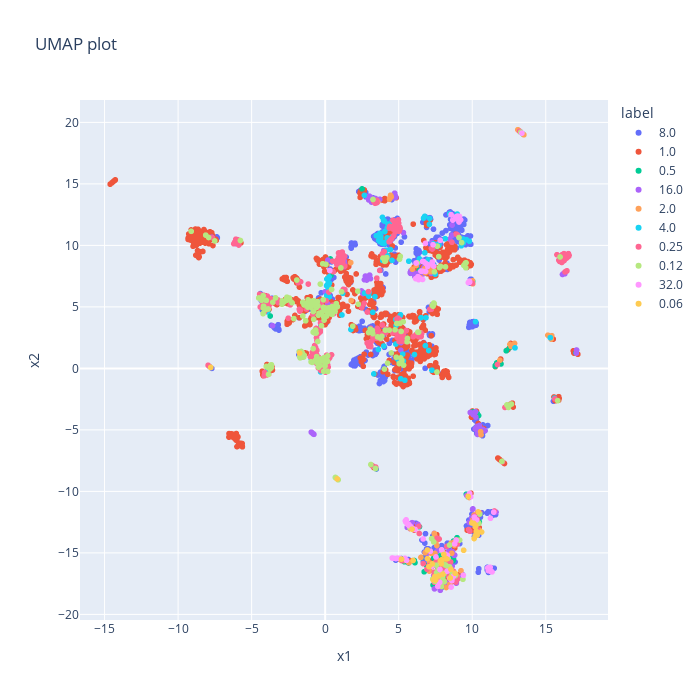

The notebook cell saved with this chart:
### Code cell
umap_proj = pd.DataFrame({'x1': embedding[:,0], 'x2': embedding[:,1], 'label': metadata_tr[lab], 'label2': metadata_tr[lab2]})
fig = px.scatter(umap_proj, x='x1', y='x2', hover_data='label2', color = 'label', title='UMAP plot')
fig.update_layout(autosize=False, width=700, height=700)
fig.show()

### Figure 1 — Plotly figure (JSON) as saved in the notebook; plotly's stock layout.template omitted (floating-point values rounded to 4 significant figures; data arrays with more than 128 entries replaced by an {"elided": "..."} marker saying what was removed)
{"data": [{"customdata": {"elided": "795x1 str values"}, "hovertemplate": "label=8.0<br>x1=%{x}<br>x2=%{y}<br>label2=%{customdata[0]}<extra></extra>", "legendgroup": "8.0", "marker": {"color": "#636efa", "symbol": "circle"}, "mode": "markers", "name": "8.0", "showlegend": true, "type": "scattergl", "x": {"elided": "795 float values"}, "xaxis": "x", "y": {"elided": "795 float values"}, "yaxis": "y"}, {"customdata": {"elided": "1102x1 str values"}, "hovertemplate": "label=1.0<br>x1=%{x}<br>x2=%{y}<br>label2=%{customdata[0]}<extra></extra>", "legendgroup": "1.0", "marker": {"color": "#EF553B", "symbol": "circle"}, "mode": "markers", "name": "1.0", "showlegend": true, "type": "scattergl", "x": {"elided": "1102 float values"}, "xaxis": "x", "y": {"elided": "1102 float values"}, "yaxis": "y"}, {"customdata": [["Susceptible"], ["Susceptible"], ["Susceptible"], ["Susceptible"], ["Susceptible"], ["Susceptible"], ["Susceptible"], ["Susceptible"], ["Susceptible"], ["Susceptible"], ["Susceptible"], ["Susceptible"], ["Susceptible"], ["Susceptible"], ["Susceptible"], ["Susceptible"], ["Susceptible"], ["Susceptible"], ["Susceptible"], ["Susceptible"], ["Susceptible"], ["Susceptible"], ["Susceptible"], ["Susceptible"], ["Susceptible"], ["Susceptible"], ["Susceptible"], ["Susceptible"], ["Susceptible"], ["Susceptible"], ["Susceptible"], ["Susceptible"], ["Susceptible"], ["Susceptible"], ["Susceptible"], ["Susceptible"], ["Susceptible"], ["Susceptible"], ["Susceptible"], ["Susceptible"], ["Susceptible"], ["Susceptible"], ["Susceptible"], ["Susceptible"], ["Susceptible"], ["Susceptible"], ["Susceptible"], ["Susceptible"], ["Susceptible"], ["Susceptible"], ["Susceptible"], ["Susceptible"], ["Susceptible"], ["Susceptible"], ["Susceptible"], ["Susceptible"], ["Susceptible"], ["Susceptible"], ["Susceptible"], ["Susceptible"], ["Susceptible"], ["Susceptible"], ["Susceptible"], ["Susceptible"], ["Susceptible"], ["Susceptible"], ["Susceptible"], ["Susceptible"], ["Susceptible"], ["Susceptible"], ["Susceptible"], ["Susceptible"], ["Susceptible"], ["Susceptible"], ["Susceptible"], ["Susceptible"], ["Susceptible"]], "hovertemplate": "label=0.5<br>x1=%{x}<br>x2=%{y}<br>label2=%{customdata[0]}<extra></extra>", "legendgroup": "0.5", "marker": {"color": "#00cc96", "symbol": "circle"}, "mode": "markers", "name": "0.5", "showlegend": true, "type": "scattergl", "x": [17.05, 11.96, 11.56, 11.57, 1.173, 1.006, 11.72, 1.082, 11.67, 0.8259, 6.389, 1.073, 10.21, 10.24, 10.35, 12.31, 12.54, 10.06, 10.29, 0.3557, 10.43, 0.3954, -3.739, -3.975, -3.896, -4.302, -4.154, 0.08729, 3.051, 0.08089, 2.509, 6.624, 6.063, 6.529, 3.444, 8.244, 7.376, 7.879, 8.631, 7.874, 7.83, 13.41, 5.364, 13.28, 8.162, 8.967, 5.333, 7.534, 10.03, 8.296, 6.413, 6.106, 7.481, 7.336, 8.698, 8.35, 7.377, 8.725, 7.459, 5.676, 8.214, 9.596, 7.862, 9.721, 10.48, 6.732, 7.982, 7.649, 8.557, 8.425, 6.911, 8.457, 8.723, 7.887, 8.977, 5.4, 13.45], "xaxis": "x", "y": [1.256, 0.3618, 0.1646, 0.2406, 8.302, 8.532, 0.3948, 8.439, 0.4423, 8.699, 7.957, 8.75, -3.62, -3.782, -3.686, 1.433, 1.681, -3.527, -3.664, 8.895, -3.835, 7.576, 4.259, 5.821, 4.65, 5.903, 4.733, -0.1303, 3.219, 6.201, 14.6, 8.667, -15.62, -15.38, -8.152, -17.77, -15.42, -17.87, -17.14, -17.26, -17.99, 19.09, -15.71, 19.22, -16.8, -13.77, -15.48, -17.49, 7.093, -16.51, -12.87, -15.8, -17.64, -17.62, -15.63, -16.69, -13.78, -14.04, -15.03, -15.82, -17.74, -10.23, -15.22, -10.44, -12.5, -16.54, -15.08, -16.79, -17.1, -15.4, -16.05, -16.6, -15.46, -16.97, -14.13, -15.72, 19.05], "yaxis": "y"}, {"customdata": {"elided": "171x1 str values"}, "hovertemplate": "label=16.0<br>x1=%{x}<br>x2=%{y}<br>label2=%{customdata[0]}<extra></extra>", "legendgroup": "16.0", "marker": {"color": "#ab63fa", "symbol": "circle"}, "mode": "markers", "name": "16.0", "showlegend": true, "type": "scattergl", "x": {"elided": "171 float values"}, "xaxis": "x", "y": {"elided": "171 float values"}, "yaxis": "y"}, {"customdata": [["Susceptible"], ["Susceptible"], ["Susceptible"], ["Susceptible"], ["Susceptible"], ["Susceptible"], ["Susceptible"], ["Susceptible"], ["Susceptible"], ["Susceptible"], ["Susceptible"], ["Susceptible"], ["Susceptible"], ["Susceptible"], ["Susceptible"], ["Susceptible"], ["Susceptible"], ["Susceptible"], ["Susceptible"], ["Susceptible"], ["Susceptible"], ["Susceptible"], ["Susceptible"], ["Susceptible"], ["Susceptible"], ["Susceptible"], ["Susceptible"], ["Susceptible"], ["Susceptible"], ["Susceptible"], ["Susceptible"], ["Susceptible"], ["Susceptible"], ["Susceptible"], ["Susceptible"], ["Susceptible"], ["Susceptible"], ["Susceptible"], ["Susceptible"], ["Susceptible"], ["Susceptible"], ["Susceptible"], ["Susceptible"], ["Susceptible"], ["Susceptible"], ["Susceptible"], ["Susceptible"], ["Susceptible"], ["Susceptible"], ["Susceptible"], ["Susceptible"], ["Susceptible"], ["Susceptible"], ["Susceptible"], ["Susceptible"], ["Susceptible"], ["Susceptible"], ["Susceptible"], ["Susceptible"], ["Susceptible"], ["Susceptible"], ["Susceptible"], ["Susceptible"], ["Susceptible"], ["Susceptible"], ["Susceptible"], ["Susceptible"], ["Susceptible"], ["Susceptible"], ["Susceptible"], ["Susceptible"], ["Susceptible"], ["Susceptible"]], "hovertemplate": "label=2.0<br>x1=%{x}<br>x2=%{y}<br>label2=%{customdata[0]}<extra></extra>", "legendgroup": "2.0", "marker": {"color": "#FFA15A", "symbol": "circle"}, "mode": "markers", "name": "2.0", "showlegend": true, "type": "scattergl", "x": [15.14, 15.37, 0.1896, 1.737, 4.447, 5.927, 11.88, 4.495, 1.768, 7.336, 3.58, 7.296, 15.37, 15.41, 12.56, 7.14, 7.382, 4.405, 12.88, 4.381, 12.65, 6.808, 12.66, 10.6, 10.57, 7.217, 13.1, 7.1, 7.591, 10.03, -7.832, 8.796, 6.512, 8.965, 8.133, 9.792, 5.694, 10.49, 8.96, 8.409, 9.718, 8.766, 5.379, 6.77, 7.744, 9.754, 10.41, 7.178, 5.271, 7.423, 13.51, 7.466, 6.46, 9.233, 5.102, 6.794, 10.01, 8.922, 8.723, 8.006, 8.471, 8.028, 10.13, 7.078, 8.604, 7.665, 7.53, 7.464, 8.228, 7.535, 6.188, 10.04, 8.561], "xaxis": "x", "y": [2.696, 2.383, 7.362, 8.599, 14.07, 8.064, 0.6606, 13.95, 5.515, 7.841, 13.55, 7.866, 2.596, 2.656, 1.951, 7.866, 7.981, 13.88, 2.03, 13.75, 1.782, 7.769, 1.847, -5.399, -5.147, -15.04, 19.4, -15.82, -14.4, -12.32, 0.1269, -14.4, -15.37, -16.99, -15.59, -10.5, -15.8, -13.16, -16.87, -16.94, -10.36, -16.96, -15.62, 8.112, -16.99, 6.982, -12.54, 8.291, -15.62, -13.43, 18.99, -13.64, 7.384, -16.45, -15.55, -14.98, 7.128, -13.94, -14.15, -16.23, -17.55, -17.4, -11.92, -16.48, -15.03, -15.62, -14.06, -15.05, -17.81, -14.01, 8.367, 6.875, -14.21], "yaxis": "y"}, {"customdata": [["Susceptible"], ["Susceptible"], ["Susceptible"], ["Susceptible"], ["Susceptible"], ["Resistant"], ["Resistant"], ["Resistant"], ["Resistant"], ["Resistant"], ["Resistant"], ["Resistant"], ["Resistant"], ["Resistant"], ["Resistant"], ["Resistant"], ["Resistant"], ["Resistant"], ["Resistant"], ["Resistant"], ["Resistant"], ["Resistant"], ["Resistant"], ["Resistant"], ["Resistant"], ["Resistant"], ["Resistant"], ["Resistant"], ["Resistant"], ["Resistant"], ["Resistant"], ["Resistant"], ["Resistant"], ["Resistant"], ["Resistant"], ["Resistant"], ["Resistant"], ["Resistant"], ["Resistant"], ["Resistant"], ["Resistant"], ["Resistant"], ["Resistant"], ["Resistant"], ["Resistant"], ["Resistant"], ["Resistant"], ["Resistant"], ["Resistant"], ["Resistant"], ["Resistant"], ["Resistant"], ["Resistant"], ["Resistant"], ["Resistant"], ["Resistant"], ["Resistant"], ["Resistant"], ["Resistant"], ["Resistant"], ["Resistant"], ["Resistant"], ["Resistant"], ["Resistant"], ["Resistant"], ["Resistant"], ["Resistant"], ["Resistant"], ["Resistant"], ["Resistant"], ["Resistant"], ["Resistant"], ["Resistant"], ["Resistant"], ["Resistant"], ["Resistant"], ["Resistant"], ["Resistant"], ["Resistant"], ["Resistant"], ["Resistant"], ["Resistant"], ["Resistant"], ["Resistant"], ["Resistant"], ["Resistant"], ["Resistant"], ["Resistant"], ["Resistant"], ["Resistant"], ["Resistant"], ["Resistant"], ["Resistant"], ["Resistant"], ["Resistant"], ["Resistant"], ["Resistant"], ["Resistant"], ["Resistant"], ["Resistant"], ["Resistant"], ["Resistant"], ["Resistant"], ["Resistant"], ["Resistant"], ["Resistant"], ["Resistant"], ["Resistant"], ["Resistant"], ["Resistant"], ["Resistant"], ["Resistant"], ["Resistant"], ["Resistant"], ["Resistant"], ["Resistant"], ["Resistant"], ["Resistant"], ["Resistant"], ["Resistant"], ["Resistant"], ["Resistant"]], "hovertemplate": "label=4.0<br>x1=%{x}<br>x2=%{y}<br>label2=%{customdata[0]}<extra></extra>", "legendgroup": "4.0", "marker": {"color": "#19d3f3", "symbol": "circle"}, "mode": "markers", "name": "4.0", "showlegend": true, "type": "scattergl", "x": [15.31, 0.264, 0.2285, 0.1127, 12.91, -3.947, -4.132, -4.3, -4.156, -4.143, -4.122, -4.428, -0.7908, 5.322, 3.494, -0.7589, 5.019, 4.822, -0.3081, -0.96, 8.978, 8.159, 2.926, 0.1977, 0.2805, -0.2846, 7.369, 8.466, 0.5631, 0.1777, 0.1045, 1.193, 2.68, 6.855, 2.96, 0.2241, 0.2877, 0.09849, -0.503, 0.1371, 9.388, 9.377, 9.606, 7.732, 9.807, 2.977, 9.26, 0.2073, 7.385, 6.517, 2.666, 0.2716, 1.749, 0.3833, 5.417, 4.824, 4.018, 7.088, 4.058, 5.135, 3.31, 3.618, 4.023, 4.219, 3.385, 3.236, 1.141, 6.071, 4.791, 4.465, 6.691, 4.156, 3.897, 4.558, 4.556, 3.982, 3.771, 0.523, 5.271, 3.908, 3.72, 7.038, 3.721, 4.053, 4.544, 10.23, 3.723, 4.111, 4.793, 6.776, 4.208, 3.639, 6.815, 4.561, 6.769, 3.763, 3.72, 3.882, 3.762, 5.097, 3.472, 5.119, 7.259, 7.736, 7.596, 3.787, 4.254, 4.436, 4.804, 4.271, 3.973, 7.488, 5.685, 6.405, 4.885, 4.629, 7.105, 7.377, 6.998, 15.6, -3.908, -0.903], "xaxis": "x", "y": [2.5, 7.44, 7.349, 7.261, 1.669, 4.603, 4.839, 5.624, 5.429, 5.766, 5.639, 6.03, 1.034, 0.599, 13.67, 0.8827, 0.5831, 3.486, -0.2838, 0.7939, 12.54, 10.54, 5.97, 5.764, 5.823, 5.452, 10.12, 12.56, 5.054, 5.938, 5.931, 6.109, 6.119, 4.124, 5.876, 6.897, 6.925, 6.719, 5.243, 6.804, 10.2, 10.52, 10.47, 10.12, 10.34, 6.156, 9.971, 6.53, 9.905, 4.126, 14.07, 6.528, 3.16, 4.92, -0.9678, 11.54, 10.13, 11.71, 11.12, -0.8427, -0.4474, 1.538, 11.98, 11.4, 5.835, 4.561, 4.343, 1.127, 11.6, 11.64, 12.22, 9.602, 12.28, 11.99, 10.69, 1.82, 10.51, 4.739, 1.156, 8.774, 10.31, 1.455, 10.39, 10.23, 8.785, 3.798, 10.91, 8.851, 3.969, 9.4, 10.61, 10.41, 1.846, 11.41, 12.36, 10.76, 10.98, 10.18, 10.48, 4.292, 10.79, 4.357, -0.1424, 10.01, 9.977, 10.69, 9.156, 9.66, 1.982, 11.74, 12.02, 7.658, 8.716, 8.91, 0.8032, 12.01, 12.19, 8.358, 8.83, -2.412, -0.1475, 5.157], "yaxis": "y"}, {"customdata": {"elided": "418x1 str values"}, "hovertemplate": "label=0.25<br>x1=%{x}<br>x2=%{y}<br>label2=%{customdata[0]}<extra></extra>", "legendgroup": "0.25", "marker": {"color": "#FF6692", "symbol": "circle"}, "mode": "markers", "name": "0.25", "showlegend": true, "type": "scattergl", "x": {"elided": "418 float values"}, "xaxis": "x", "y": {"elided": "418 float values"}, "yaxis": "y"}, {"customdata": {"elided": "256x1 str values"}, "hovertemplate": "label=0.12<br>x1=%{x}<br>x2=%{y}<br>label2=%{customdata[0]}<extra></extra>", "legendgroup": "0.12", "marker": {"color": "#B6E880", "symbol": "circle"}, "mode": "markers", "name": "0.12", "showlegend": true, "type": "scattergl", "x": {"elided": "256 float values"}, "xaxis": "x", "y": {"elided": "256 float values"}, "yaxis": "y"}, {"customdata": [["Resistant"], ["Resistant"], ["Resistant"], ["Resistant"], ["Resistant"], ["Resistant"], ["Resistant"], ["Resistant"], ["Resistant"], ["Resistant"], ["Resistant"], ["Resistant"], ["Resistant"], ["Resistant"], ["Resistant"], ["Resistant"], ["Resistant"], ["Resistant"], ["Resistant"], ["Resistant"], ["Resistant"], ["Resistant"], ["Resistant"], ["Resistant"], ["Resistant"], ["Resistant"], ["Resistant"], ["Resistant"], ["Resistant"], ["Resistant"], ["Resistant"], ["Resistant"], ["Resistant"], ["Resistant"], ["Resistant"], ["Resistant"], ["Resistant"], ["Resistant"], ["Resistant"], ["Resistant"], ["Resistant"], ["Resistant"], ["Resistant"], ["Resistant"], ["Resistant"], ["Resistant"], ["Resistant"], ["Resistant"], ["Resistant"], ["Resistant"], ["Resistant"], ["Resistant"], ["Resistant"], ["Resistant"], ["Resistant"], ["Resistant"], ["Resistant"], ["Resistant"], ["Resistant"], ["Resistant"], ["Resistant"], ["Resistant"], ["Resistant"], ["Resistant"], ["Resistant"], ["Resistant"], ["Resistant"], ["Resistant"], ["Resistant"], ["Resistant"], ["Resistant"], ["Resistant"], ["Resistant"], ["Resistant"], ["Resistant"], ["Resistant"], ["Resistant"], ["Resistant"], ["Resistant"], ["Resistant"], ["Resistant"], ["Resistant"], ["Resistant"], ["Resistant"]], "hovertemplate": "label=32.0<br>x1=%{x}<br>x2=%{y}<br>label2=%{customdata[0]}<extra></extra>", "legendgroup": "32.0", "marker": {"color": "#FF97FF", "symbol": "circle"}, "mode": "markers", "name": "32.0", "showlegend": true, "type": "scattergl", "x": [8.863, 0.316, 8.56, 9.101, 9.208, 9.011, 8.68, 7.337, 7.821, 8.885, 9.061, 9.128, 6.816, 11.35, 5.938, 7.151, 4.633, 11.46, 9.82, 5.087, 8.806, 9.396, 6.977, 9.813, 6.509, 11.17, 4.807, 13.38, 6.605, 7.806, 5.418, 10.29, 8.291, 8.473, 7.016, 5.532, 7.534, 11.23, 11.05, 11.24, 5.799, 6.181, 7.285, 7.659, 8.564, 8.615, 8.73, 7.787, 7.372, 7.92, 8.259, 6.156, 10.15, 10.05, 6.271, 6.398, 5.592, 6.825, 11.22, 4.923, 4.561, 7.848, 6.661, 9.826, 8.313, 9.737, 11.09, 6.306, 6.621, 5.476, 6.706, 5.695, 6.356, 6.843, 6.112, 5.673, 8.902, 8.166, 5.457, 7.224, 6.63, 5.507, 9.897, 5.558], "xaxis": "x", "y": [12.18, 7.951, 12.5, 11.9, 12.08, 12.38, 12.06, 10.06, 10.41, 12.32, 12.17, 12.35, 10.16, -16.55, -13.0, -14.86, -15.43, -11.69, 7.006, -15.45, -14.27, -16.82, 8.298, 7.096, 7.914, -16.42, -15.46, 19.13, 7.907, -16.35, -15.44, -12.32, -16.49, -17.06, 8.408, -15.6, -15.33, -16.49, -16.22, -12.19, -12.84, 8.567, 8.647, -17.72, -17.78, -17.27, -16.88, -17.39, 8.317, -14.75, -15.24, 7.297, -12.09, -12.49, 7.34, 7.348, -12.67, 7.885, -16.18, -15.42, -15.42, -15.73, -13.87, -10.17, -15.2, 6.967, -16.44, 7.46, 7.23, -12.48, 8.673, -12.7, 7.215, 8.532, -13.09, -12.75, -13.96, -15.1, -12.4, -16.09, 8.696, -12.31, -10.44, -12.56], "yaxis": "y"}, {"customdata": [["Susceptible"], ["Susceptible"], ["Susceptible"], ["Susceptible"], ["Susceptible"], ["Susceptible"], ["Susceptible"], ["Susceptible"], ["Susceptible"], ["Susceptible"], ["Susceptible"], ["Susceptible"], ["Susceptible"], ["Susceptible"], ["Susceptible"], ["Susceptible"], ["Susceptible"], ["Susceptible"], ["Susceptible"], ["Susceptible"], ["Susceptible"], ["Susceptible"], ["Susceptible"], ["Susceptible"], ["Susceptible"], ["Susceptible"], ["Susceptible"], ["Susceptible"], ["Susceptible"], ["Susceptible"], ["Susceptible"], ["Susceptible"], ["Susceptible"], ["Susceptible"], ["Susceptible"], ["Susceptible"]], "hovertemplate": "label=0.06<br>x1=%{x}<br>x2=%{y}<br>label2=%{customdata[0]}<extra></extra>", "legendgroup": "0.06", "marker": {"color": "#FECB52", "symbol": "circle"}, "mode": "markers", "name": "0.06", "showlegend": true, "type": "scattergl", "x": [0.8164, -1.734, 8.5, 8.264, 5.975, 10.1, 6.956, 10.13, 7.453, 7.838, -7.784, 10.33, 7.288, 7.509, 10.33, 8.003, 7.901, 9.417, 7.917, 10.21, 10.25, 7.717, 10.63, 9.969, 10.41, 5.906, 7.346, 6.951, 9.728, 8.836, 10.28, 7.056, 10.22, 8.555, 5.192, 8.07], "xaxis": "x", "y": [-8.988, 1.246, -17.04, -15.49, -15.62, -12.6, -15.47, -13.84, -16.93, -15.68, 0.07477, -13.3, -15.9, -17.22, -13.57, -16.73, -15.89, -14.79, -15.57, -13.6, -12.75, -16.88, -13.3, -12.57, -11.67, -13.07, -17.19, -14.76, -10.42, -16.65, -13.25, -16.12, -12.88, -16.34, -15.51, -15.14], "yaxis": "y"}], "layout": {"autosize": false, "height": 700, "legend": {"title": {"text": "label"}, "tracegroupgap": 0}, "title": {"text": "UMAP plot"}, "width": 700, "xaxis": {"anchor": "y", "domain": [0, 1], "title": {"text": "x1"}}, "yaxis": {"anchor": "x", "domain": [0, 1], "title": {"text": "x2"}}}}
